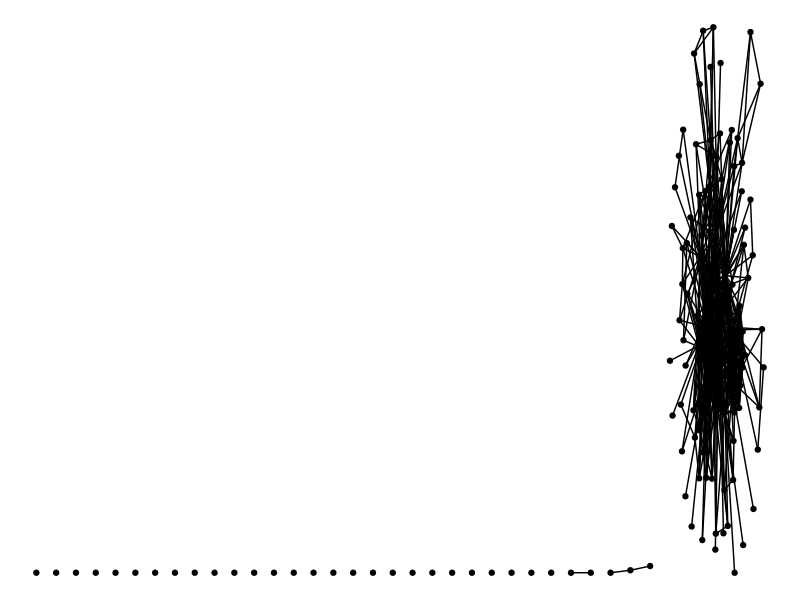
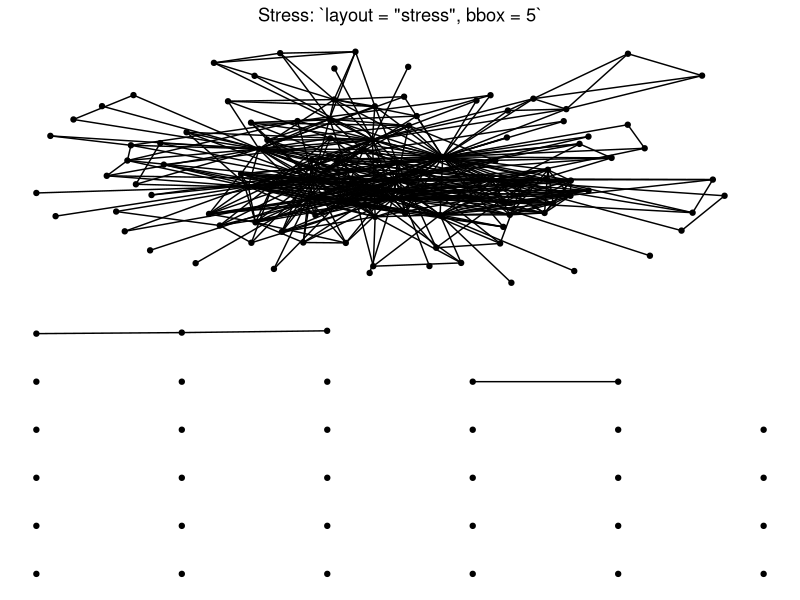
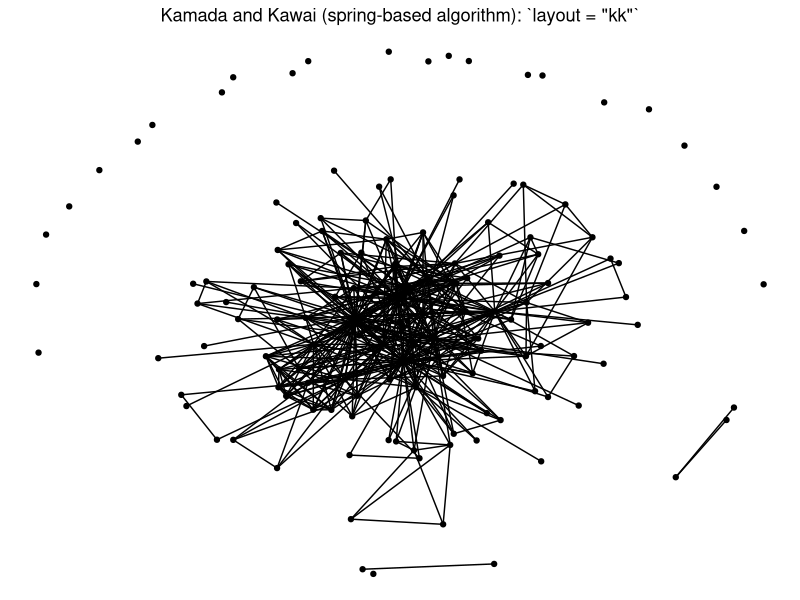
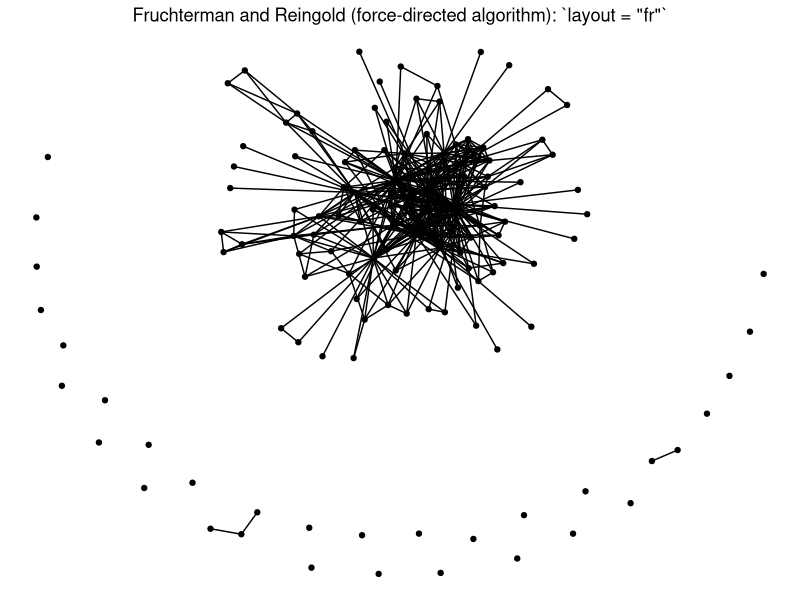
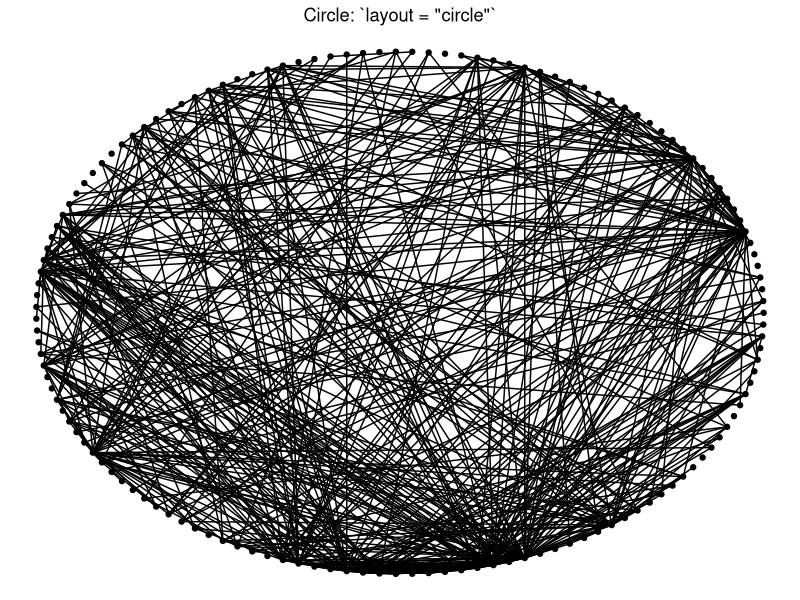
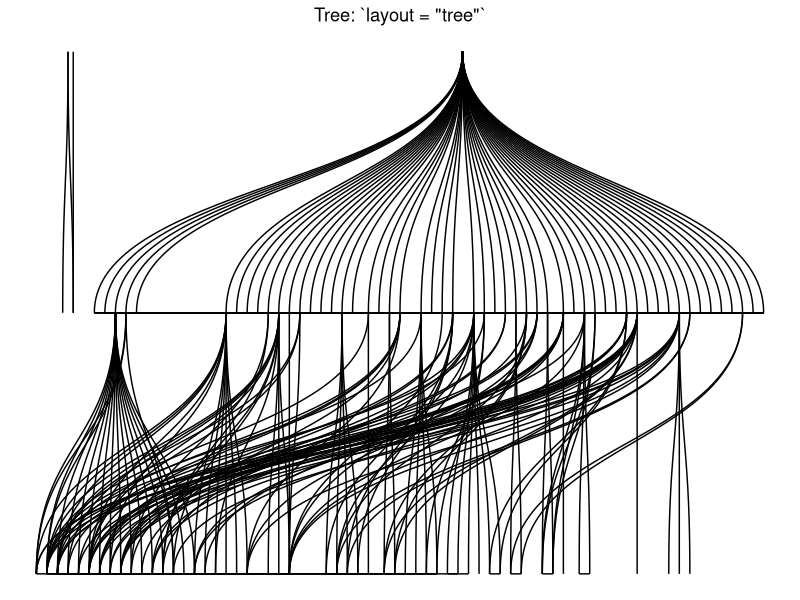
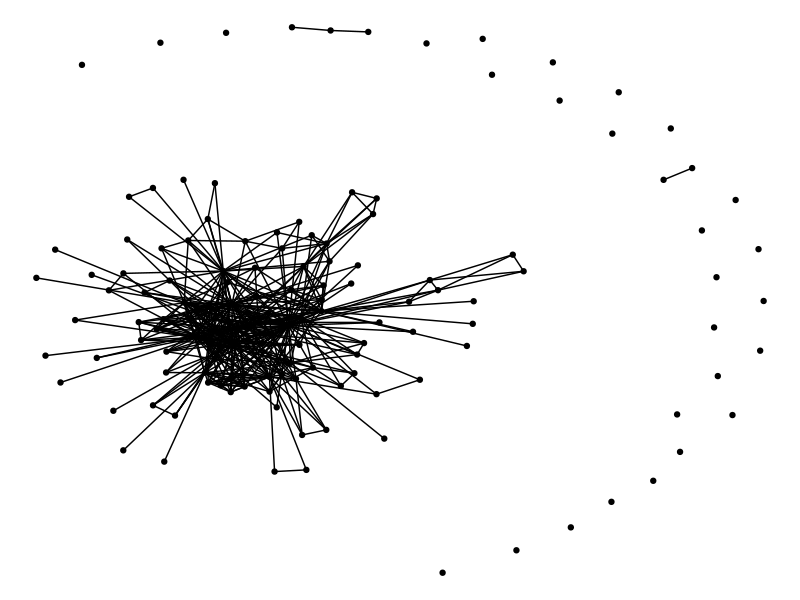
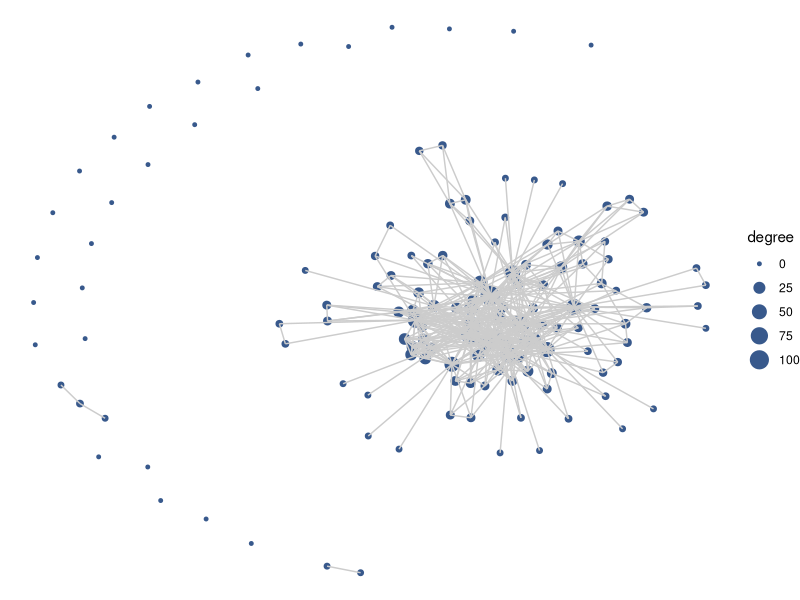

Write R code to recreate these figures, in order.
## ---- chunk 1
knitr::opts_chunk$set(warning = F, message = F)
## ---- chunk 2
library(igraph)
library(network)
library(ggraph)
## ---- chunk 3
edges_1mode <- read.csv('data/edgelist_onemode_projected.csv')
nodes_1mode <- read.csv('data/nodelist_onemode.csv')

net1 <- network(x = edges_1mode, 
               vertices = nodes_1mode,
               bipartite = F,  
               directed = F)
g1 <- igraph::graph_from_data_frame(edges_1mode, vertices = nodes_1mode, directed = F)
## ---- chunk 4
library(sna)
library(dplyr)
library(magrittr)
## ---- chunk 5
detach("package:igraph", unload = TRUE)
## ---- chunk 6
ggraph(net1) +
    geom_node_point() +
    geom_edge_link() +
    theme_void()
## ---- chunk 7
ggraph(net1, layout = 'stress', bbox = 5) +
    geom_edge_link() +
    geom_node_point() +
    theme_void() +
    labs(title = 'Stress: `layout = "stress", bbox = 5`') +
    theme(plot.title = element_text(hjust = 0.5))

ggraph(net1, layout = 'kk') +
    geom_edge_link() +
    geom_node_point() +
    theme_void() +
    labs(title = 'Kamada and Kawai (spring-based algorithm): `layout = "kk"`')  +
    theme(plot.title = element_text(hjust = 0.5))

ggraph(net1, layout = 'fr') +
    geom_edge_link() +
    geom_node_point() +
    theme_void() +
    labs(title = 'Fruchterman and Reingold (force-directed algorithm): `layout = "fr"`')  +
    theme(plot.title = element_text(hjust = 0.5))

ggraph(net1, layout = 'circle') +
    geom_edge_link() +
    geom_node_point() +
    theme_void()  +
    labs(title = 'Circle: `layout = "circle"`')  +
    theme(plot.title = element_text(hjust = 0.5))
## ---- chunk 8
ggraph(net1, layout = 'tree') +
    geom_edge_diagonal() +
    theme_void() +
    labs(title = 'Tree: `layout = "tree"`') +
    theme(plot.title = element_text(hjust = 0.5))
## ---- chunk 9
fixed_coord <- create_layout(net1, layout = 'fr')
head(fixed_coord[c(1:2,5)])
## ---- chunk 10
ggraph(net1, layout = 'fr') +
    geom_node_point() +
    geom_edge_link() +
    theme_void()
## ---- chunk 11
net1 %v% 'degree' <- sna::degree(net1)
## ---- chunk 12
viridis::viridis(12)
## ---- chunk 13
clrs <- c("#440154FF", "#482173FF", "#433E85FF", "#38598CFF",
          "#2D708EFF", "#25858EFF", "#1E9B8AFF", "#2BB07FFF", 
          "#51C56AFF", "#85D54AFF", "#C2DF23FF", "#FDE725FF")
## ---- chunk 14
ggraph(net1, layout = 'fr') +
  geom_node_point(aes(size = degree), 
                  color = clrs[4]) +
  geom_edge_link(color = "gray80") +
  theme_void()
## ---- chunk 15
ggraph(net1, layout = 'fr') +
  geom_edge_link(color = "gray80") +
  geom_node_point(aes(size = degree), 
                  color = clrs[4], alpha = .7) +
  theme_void()
## ---- chunk 16
ggraph(net1, layout = 'fr') +
  geom_edge_link(color = "gray70") +
  geom_node_point(aes(size = tidygraph::centrality_degree()), 
                  color = clrs[4], alpha = .8) +
  theme_void()
## ---- chunk 17
ggraph(net1, layout = 'fr') +
  geom_edge_link(color = "gray80") +
  geom_node_point(aes(size = degree), color = clrs[4],
                  alpha = .7) +
  theme_void() +
  labs(title = "Delta Science Collaborative Research Network") +
  theme(legend.position = "none")
## ---- chunk 18
head(net1 %v% 'name')
## ---- chunk 19
ggraph(net1, layout = 'fr') +
  geom_edge_link(color = "gray80") +
  geom_node_point(aes(size = degree), color = clrs[4],
                  alpha = .7) +
  theme_void() +
  theme(legend.position = "none") +
  labs(title = "Delta Science Collaborative Research Network") +
  geom_node_text(aes(label = name),
                size = 3, 
                color="black")
## ---- chunk 20
# Extract the network's degree values based on the order of degrees
degs <- (net1 %v% 'degree')[order(net1 %v% 'degree')]
# Then identify the top 5 unique degree values
topdegs <- unique(rev(degs))[1:5]
# Then create a network variable named labels and add the name only if a
# node has the number of degrees in the 'top degrees'
net1 %v% 'labels' <- ifelse((net1 %v% 'degree') %in% topdegs, 
                           net1 %v% 'name', '')
## ---- chunk 21
net1 %v% 'labels'
## ---- chunk 22
ggraph(net1, layout = 'fr') +
  geom_edge_link(color = "gray80") +
  geom_node_point(aes(size = degree), color = clrs[4],
                  alpha = .7) +
  theme_void() +
  theme(legend.position = "none") +
    labs(title = "Delta Science Collaborative Research Network") +
  geom_node_text(aes(label = labels),
                   size = 3)
## ---- chunk 23
ggraph(net1, layout = 'fr') +
  geom_edge_link(color = "gray80") +
  geom_node_point(aes(size = degree), color = clrs[4],
                  alpha = .7) +
  theme_void() +
  theme(legend.position = "none") +
    labs(title = "Delta Science Collaborative Research Network") +
  geom_node_text(aes(label = labels),
                   size = 3,
                   repel = T)
## ---- chunk 24
network.size(net1)
mean(net1 %v% 'degree')
sum(component.largest(net1))
length(isolates(net1))
main_comp <- component.largest(net1, result = 'graph')
mean(geodist(main_comp)[['gdist']], na.rm = T)
## ---- chunk 25
netplot_function <- function(netname){
  p <- ggraph(netname, layout = 'fr') +
         geom_edge_link(color = "gray80") +
         geom_node_point(aes(size = degree), color = clrs[4],
                         alpha = .7) +
         theme_void() +
         theme(legend.position = "none") +
           labs(title = "Delta Science Collaborative Research Network") +
         geom_node_text(aes(label = labels),
                          size = 3,
                          repel = T)
  return(p)
}
## ---- chunk 26
isolates(net1)
noiso <-  (1:network.size(net1))[-isolates(net1)]
net1_noiso <- get.inducedSubgraph(net1, noiso)
## ---- chunk 27
netplot_function(net1_noiso)
## ---- chunk 28
ec <- equiv.clust(net1_noiso)
plot(ec)
## ---- chunk 29
bm <- blockmodel(net1_noiso, ec, k = 5,  glabels = "DSC Collaboration")
## ---- chunk 30
table(bm$block.membership)
## ---- chunk 31
bm$block.model
## ---- chunk 32
membership <- data.frame("block" = bm$block.membership,
                         "vertex.names" = bm$plabels)
membership <- membership[order(membership$vertex.names),]
net1_noiso %v% 'membership' <- membership$block
## ---- chunk 33
ggraph(net1_noiso, layout = 'fr') +
         geom_edge_link(color = "gray80") +
         geom_node_point(aes(size = degree, color = factor(membership)),
                         alpha = .7) +
         theme_void() +
         labs(title = "Delta Science Collaborative Research Network") +
         geom_node_text(aes(label = labels),
                          size = 3,
                          repel = T) +
         scale_color_viridis_d() +
         labs(color = "Community", size = "Degree")
## ---- chunk 34
# Like before, set a conditional statement so that we only have labels
# for nodes whose membership is in the dense nodes
net1_noiso %v% 'member_label' <- ifelse(net1_noiso %v% 'membership' %in% 2:5,
                                        net1_noiso %v% 'name', "")
## ---- chunk 35
data.frame('block' = 
             (net1_noiso %v% 'membership')[net1_noiso %v% 'membership' %in% 2:5],
           'name' = (net1_noiso %v% 'name')[net1_noiso %v% 'membership' %in% 2:5]) %>% 
  arrange(block)
## ---- chunk 36
iso_net <- ggraph(net1_noiso, layout = 'fr') +
         geom_edge_link(color = "gray80") +
         geom_node_point(aes(size = degree, color = factor(membership)),
                         alpha = .7) +
         theme_void() +
         labs(title = "Delta Science Collaborative Research Network") +
         geom_node_text(aes(label = member_label),
                          size = 3,
                          repel = T) +
         scale_color_viridis_d() +
         labs(color = "Community", size = "Degree")
iso_net
## ---- chunk 37
iso_net +
    labs(color = "Community", size = "Degree") + 
    guides(color = "legend", size = "none") +
    theme(legend.position = "bottom")
## ---- chunk 38
net1
## ---- chunk 39
# First, let's give these ids, which will become important later
net1 %v% 'id' <- net1 %v% 'vertex.names'

# Get the edges for each time period
t1 <- which(net1 %e% 'before_1980' == T)
t2 <- which(net1 %e% 'Y1980_1994' == T)
t3 <- which(net1 %e% 'Y1995_2009' == T)
t4 <- which(net1 %e% 'Y2010_2024' == T)
## ---- chunk 40
# Induce subgraphs based on edges
net1_t1 <- get.inducedSubgraph(net1, eid = t1)
net1_t2 <- get.inducedSubgraph(net1, eid = t2)
net1_t3 <- get.inducedSubgraph(net1, eid = t3)
net1_t4 <- get.inducedSubgraph(net1, eid = t4)
## ---- chunk 41
net1_t2
## ---- chunk 42
(net1_t1 %v% 'degree')[(net1_t1 %v% 'name' == "SFEI")]
(net1_t2 %v% 'degree')[(net1_t2 %v% 'name' == "SFEI")]
(net1 %v% 'degree')[(net1 %v% 'name' == "SFEI")]
## ---- chunk 43
net1_t1 %v% 'degree' <- degree(net1_t1)
net1_t2 %v% 'degree' <- degree(net1_t2)
net1_t3 %v% 'degree' <- degree(net1_t3)
net1_t4 %v% 'degree' <- degree(net1_t4)
## ---- chunk 44
label_top_degree <- function(netname, n){
  degs <- (netname %v% 'degree')[order(netname %v% 'degree')]
  topdegs <- unique(rev(degs))[1:n]
  labels <- ifelse((netname %v% 'degree') %in% topdegs, 
                           netname %v% 'name', '')
  return(labels)
}

net1_t1 %v% 'labels' <- label_top_degree(net1_t1, 5)
net1_t2 %v% 'labels' <- label_top_degree(net1_t2, 5)
net1_t3 %v% 'labels' <- label_top_degree(net1_t3, 5)
net1_t4 %v% 'labels' <- label_top_degree(net1_t4, 5)
## ---- chunk 45
netplot_function(net1_t1) + labs(title = "Collaborative network: Pre 1980")
netplot_function(net1_t2) + labs(title = "Collaborative network: 1980-1994")
netplot_function(net1_t3) + labs(title = "Collaborative network: 1995-2009")
netplot_function(net1_t4) + labs(title = "Collaborative network: 2010-2024")
## ---- chunk 46
set.seed(26)
net1_noiso %v% 'id' <- net1_noiso %v% 'vertex.names'
fixed_coord <- create_layout(net1_noiso, layout = 'fr')
head(fixed_coord[,c(1:8)])
## ---- chunk 47
# 1. Create a layout table for the subgraph
coord_t1 <- create_layout(net1_t1, layout = 'fr')
# 2. Subset the relevant coordinates from the full layout table
fixed_coord_t1 <- fixed_coord[fixed_coord$id %in% coord_t1$id, c('x','y', 'id')]
# 3. Assign the 
coord_t1$x <- fixed_coord_t1$x
coord_t1$y <- fixed_coord_t1$y
## ---- chunk 48
assign_fixed_coords <- function(netname, fixed){
  coord_t <- create_layout(netname, layout = 'fr')
  fixed_coord_t <- fixed[fixed$id %in% coord_t$id, c('x','y')]
  coord_t$x <- fixed_coord_t$x
  coord_t$y <- fixed_coord_t$y
  return(coord_t)
} 

coord_t1 <- assign_fixed_coords(net1_t1, fixed_coord)
coord_t2 <- assign_fixed_coords(net1_t2, fixed_coord)
coord_t3 <- assign_fixed_coords(net1_t3, fixed_coord)
coord_t4 <- assign_fixed_coords(net1_t4, fixed_coord)
## ---- chunk 49
netplot_function(coord_t1) + labs(title = "Collaborative network: Pre 1980")
netplot_function(coord_t2) + labs(title = "Collaborative network: 1980-1994")
netplot_function(coord_t3) + labs(title = "Collaborative network: 1995-2009")
netplot_function(coord_t4) + labs(title = "Collaborative network: 2010-2024")
## ---- chunk 50
netplot_function(coord_t1) + labs(title = "Collaborative network: Pre 1980") +
  xlim(c(-9,7)) + ylim(c(-10,6))
netplot_function(coord_t2) + labs(title = "Collaborative network: 1980-1994") +
  xlim(c(-9,7)) + ylim(c(-10,6))
netplot_function(coord_t3) + labs(title = "Collaborative network: 1995-2009") +
  xlim(c(-9,7)) + ylim(c(-10,6))
netplot_function(coord_t4) + labs(title = "Collaborative network: 2010-2024") +
  xlim(c(-9,7)) + ylim(c(-10,6))
